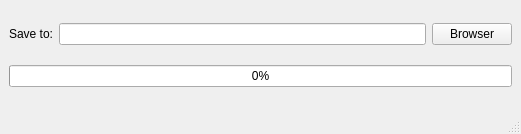
<?xml version="1.0" encoding="UTF-8"?>
<ui version="4.0">
 <class>MainWindow</class>
 <widget class="QMainWindow" name="MainWindow">
  <property name="geometry">
   <rect>
    <x>0</x>
    <y>0</y>
    <width>521</width>
    <height>134</height>
   </rect>
  </property>
  <property name="windowTitle">
   <string>MainWindow</string>
  </property>
  <widget class="QWidget" name="centralwidget">
   <layout class="QVBoxLayout" name="verticalLayout">
    <item>
     <layout class="QHBoxLayout" name="horizontalLayout">
      <item>
       <widget class="QLabel" name="label">
        <property name="text">
         <string>Save to:</string>
        </property>
       </widget>
      </item>
      <item>
       <widget class="QLineEdit" name="mFileName"/>
      </item>
      <item>
       <widget class="QPushButton" name="mFileBrowserBtn">
        <property name="text">
         <string>Browser</string>
        </property>
       </widget>
      </item>
     </layout>
    </item>
    <item>
     <widget class="QProgressBar" name="mProcessBar">
      <property name="value">
       <number>0</number>
      </property>
      <property name="format">
       <string notr="true">%p%</string>
      </property>
     </widget>
    </item>
   </layout>
  </widget>
  <widget class="QMenuBar" name="menubar">
   <property name="geometry">
    <rect>
     <x>0</x>
     <y>0</y>
     <width>521</width>
     <height>24</height>
    </rect>
   </property>
  </widget>
  <widget class="QStatusBar" name="statusbar"/>
 </widget>
 <resources/>
 <connections/>
</ui>
